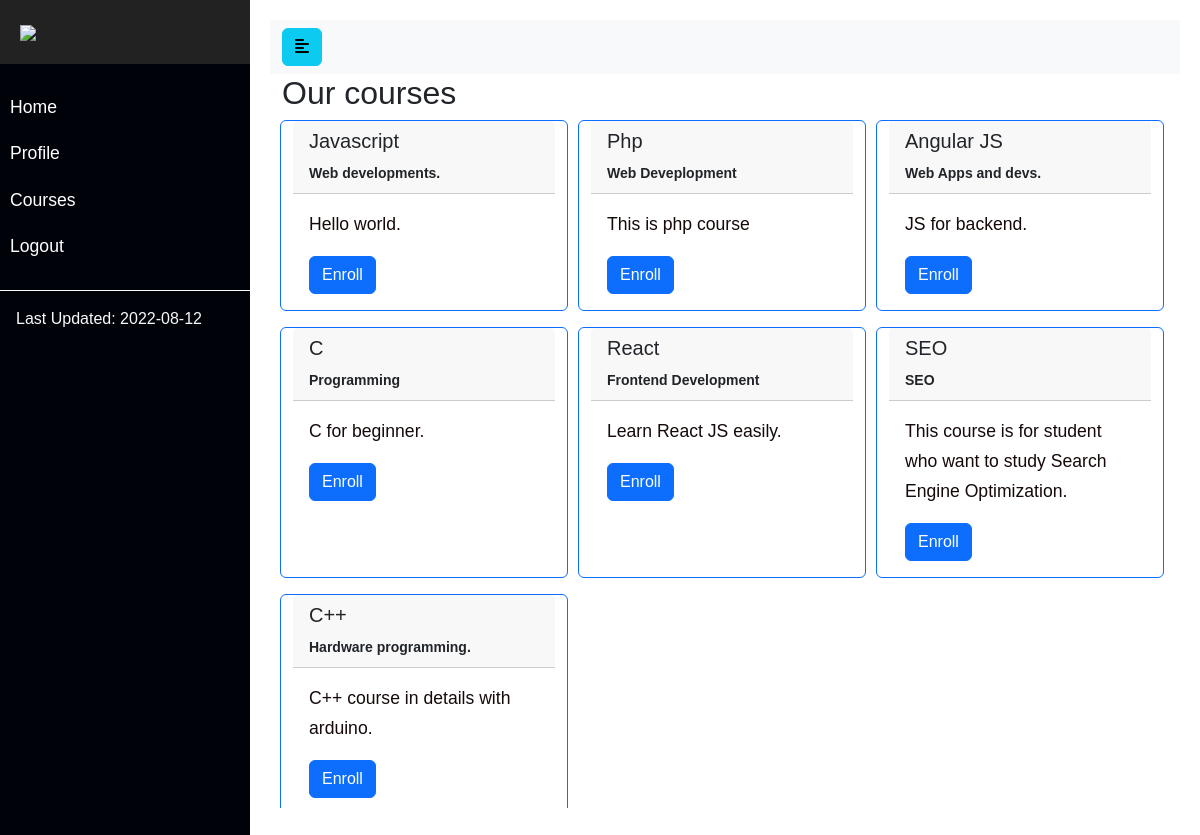
Screenshot of /Users/Courses.php with the database file from the repository.
### tables this page shows
CREATE TABLE `courses` (
  `c_id` int(11) NOT NULL,
  `c_name` varchar(255) DEFAULT NULL,
  `c_details` text NOT NULL,
  `c_category` varchar(255) NOT NULL
);

### Users/Courses.php (the view, shortened to what this page needs)
<?php
    include_once('../includes/connection.php');
   include('./utilities/head.php');
   include('./utilities/sidebar.php');
   include('./utilities/aside.php');
?>
          <div class="container" style="height:80vh; overflow:scroll;">
            <h2>Our courses</h2>
            <div class="row">
              <?php
            $sql = "SELECT * FROM courses";
            $result = $conn->query($sql) or die("Something went wrong");
            if($result->num_rows>0){
              while($row = $result->fetch_assoc()){
                $id = $row['c_id'];
                    echo'<div class="card border-primary mb-3" style="width: 18rem;margin-left:10px;">
                     <div class="card-header">
                  <h5 class="card-title">'.$row['c_name'].'</h5>
                  <small class="fw-bold text-dark-50">'.$row['c_category'].'</small>
                </div>
                <div class="card-body text-primary">
                  <p class="card-text">'.$row['c_details'].'</p>
                  <a href="Course.php?course_id='.$id.'" class="btn btn-primary">Enroll</a>
          </div>
        </div>';
        ?>
        <?php
              }
            }else{
              echo'<span class="bg-warning text-light">No courses Found!</span>';
            }
            ?>
      </div>
    </div>
<?php include('./utilities/footer.php');?>

### Users/css/style.css (style rules this page uses)
body { font-family: 'Poppins', sans-serif; background: white; }
p { font-family: 'Poppins', sans-serif; font-size: 1.1em; font-weight: 300; line-height: 1.7em; color: rgb(21, 9, 9) !important; }
a, a:hover, a:focus { color: white; text-decoration: none; transition:1s ease; border-radius: 10px; }

### rows the page displays
courses: c_name "Javascript", c_category "Web developments.", c_details "Hello world."
courses: c_name "Php", c_category "Web Deveplopment", c_details "This is php course"
courses: c_name "Angular JS", c_category "Web Apps and devs.", c_details "JS for backend."
courses: c_name "C", c_category "Programming", c_details "C for beginner."
courses: c_name "React", c_category "Frontend Development", c_details "Learn React JS easily."
courses: c_name "SEO", c_category "SEO", c_details "This course is for student who want to study Search Engine Optimization."
courses: c_name "C++", c_category "Hardware programming.", c_details "C++ course in details with arduino."
